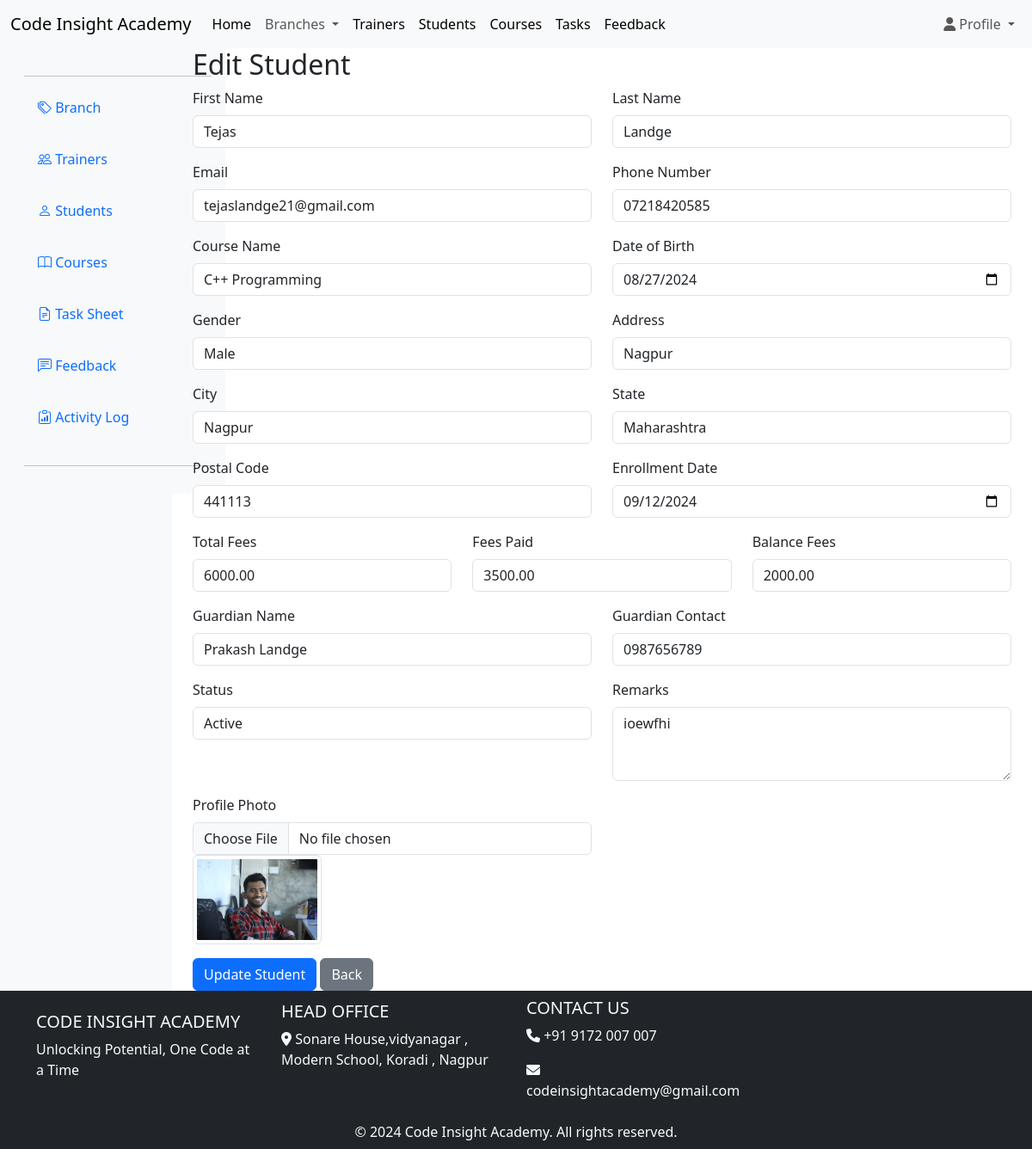
/edit/edit_student.php?id=4 (signed in), run on the app's committed database.
### tables this page shows
CREATE TABLE `students` (
  `student_id` int(11) NOT NULL,
  `first_name` varchar(100) DEFAULT NULL,
  `last_name` varchar(100) DEFAULT NULL,
  `email` varchar(255) DEFAULT NULL,
  `phone_number` varchar(20) DEFAULT NULL,
  `course_name` varchar(255) NOT NULL,
  `date_of_birth` date DEFAULT NULL,
  `gender` enum('male','female','other') DEFAULT NULL,
  `address` varchar(255) DEFAULT NULL,
  `city` varchar(100) DEFAULT NULL,
  `state` varchar(100) DEFAULT NULL,
  `postal_code` varchar(10) DEFAULT NULL,
  `enrollment_date` date DEFAULT NULL,
  `status` enum('active','inactive') DEFAULT NULL,
  `fees_paid` decimal(10,2) DEFAULT NULL,
  `total_fees` decimal(10,2) DEFAULT NULL,
  `balance_fees` decimal(10,2) DEFAULT NULL,
  `guardian_name` varchar(255) DEFAULT NULL,
  `guardian_contact` varchar(20) DEFAULT NULL,
  `profile` varchar(255) DEFAULT NULL,
  `remarks` text DEFAULT NULL
);

### edit/edit_student.php (the view, shortened to what this page needs)
<?php
include '../includes/header.php';
include '../superadmin/log_activity.php';
if (isset($_GET['id'])) {
    $student_id = $_GET['id'];
    $sql = "SELECT * FROM students WHERE student_id = '$student_id'";
    $result = mysqli_query($conn, $sql);
    $student = mysqli_fetch_assoc($result);
}
?>
<div class="container-fluid">
    <div class="row">
        <nav id="sidebar" class="col-md-3 d-none d-md-block col-lg-2 d-md-block bg-light fixed-top-10">
            <?php include '../includes/sidebar.php'; ?>
        </nav>
        <main class="col-md-9 ms-sm-auto col-lg-10 px-md-4">
            <h2>Edit Student</h2>
            <form action="" method="post" enctype="multipart/form-data">
                <div class="row mb-3">
                    <div class="col-md-6">
                        <label for="first_name" class="form-label">First Name</label>
                        <input type="text" class="form-control" id="first_name" name="first_name"
                            value="<?php echo $student['first_name']; ?>" required>
                    </div>
                    <div class="col-md-6">
                        <label for="last_name" class="form-label">Last Name</label>
                        <input type="text" class="form-control" id="last_name" name="last_name"
                            value="<?php echo $student['last_name']; ?>" required>
                    </div>
                </div>
                <div class="row mb-3">
                    <div class="col-md-6">
                        <label for="email" class="form-label">Email</label>
                        <input type="email" class="form-control" id="email" name="email"
                            value="<?php echo $student['email']; ?>" required>
                    </div>
                    <div class="col-md-6">
                        <label for="phone_number" class="form-label">Phone Number</label>
                        <input type="text" class="form-control" id="phone_number" name="phone_number"
                            value="<?php echo $student['phone_number']; ?>" required>
                    </div>
                </div>
                <div class="row mb-3">
                    <div class="col-md-6">
                        <label for="course_name" class="form-label">Course Name</label>
                        <input type="text" class="form-control" id="course_name" name="course_name"
                            value="<?php echo $student['course_name']; ?>" required>
                    </div>
                    <div class="col-md-6">
                        <label for="date_of_birth" class="form-label">Date of Birth</label>
                        <input type="date" class="form-control" id="date_of_birth" name="date_of_birth"
                            value="<?php echo $student['date_of_birth']; ?>" required>
                    </div>
                </div>
                <div class="row mb-3">
                    <div class="col-md-6">
                        <label for="gender" class="form-label">Gender</label>
                        <select class="form-control" id="gender" name="gender" required>
                            <option value="Male" <?php if ($student['gender'] == 'Male')
                                echo 'selected'; ?>>Male</option>
                        </select>
                    </div>
                    <div class="col-md-6">
                        <label for="address" class="form-label">Address</label>
                        <input type="text" class="form-control" id="address" name="address"
                            value="<?php echo $student['address']; ?>" required>
                    </div>
                </div>
                <div class="row mb-3">
                    <div class="col-md-6">
                        <label for="city" class="form-label">City</label>
                        <input type="text" class="form-control" id="city" name="city"
                            value="<?php echo $student['city']; ?>" required>
                    </div>
                    <div class="col-md-6">
                        <label for="state" class="form-label">State</label>
                        <input type="text" class="form-control" id="state" name="state"
                            value="<?php echo $student['state']; ?>" required>
                    </div>
                </div>
                <div class="row mb-3">
                    <div class="col-md-6">
                        <label for="postal_code" class="form-label">Postal Code</label>
                        <input type="text" class="form-control" id="postal_code" name="postal_code"
                            value="<?php echo $student['postal_code']; ?>" required>
                    </div>
                    <div class="col-md-6">
                        <label for="enrollment_date" class="form-label">Enrollment Date</label>
                        <input type="date" class="form-control" id="enrollment_date" name="enrollment_date"
                            value="<?php echo $student['enrollment_date']; ?>" required>
                    </div>
                </div>
                <div class="row mb-3">
                    <div class="col-md-4">
                        <label for="total_fees" class="form-label">Total Fees</label>
                        <input type="number" class="form-control" id="total_fees" name="total_fees"
                            value="<?php echo $student['total_fees']; ?>" required oninput="calculateBalance()">
                    </div>
                    <div class="col-md-4">
                        <label for="fees_paid" class="form-label">Fees Paid</label>
                        <input type="number" class="form-control" id="fees_paid" name="fees_paid"
                            value="<?php echo $student['fees_paid']; ?>" required oninput="calculateBalance()">
                    </div>
                    <div class="col-md-4">
                        <label for="balance_fees" class="form-label">Balance Fees</label>
                        <input type="number" class="form-control" id="balance_fees" name="balance_fees"
                            value="<?php echo $student['balance_fees']; ?>" required readonly>
                    </div>
                </div>
                <div class="row mb-3">
                    <div class="col-md-6">
                        <label for="guardian_name" class="form-label">Guardian Name</label>
                        <input type="text" class="form-control" id="guardian_name" name="guardian_name"
                            value="<?php echo $student['guardian_name']; ?>" required>
                    </div>
                    <div class="col-md-6">
                        <label for="guardian_contact" class="form-label">Guardian Contact</label>
                        <input type="text" class="form-control" id="guardian_contact" name="guardian_contact"
                            value="<?php echo $student['guardian_contact']; ?>" required>
                    </div>
                </div>
                <div class="row mb-3">
                    <div class="col-md-6">
                        <label for="status" class="form-label">Status</label>
                        <select class="form-control" id="status" name="status" required>
                            <option value="Active" <?php if ($student['status'] == 'Active')
                                echo 'selected'; ?>>Active
                            </option>
                        </select>
                    </div>
                    <div class="col-md-6">
                        <label for="remarks" class="form-label">Remarks</label>
                        <textarea class="form-control" id="remarks" name="remarks" rows="3"
                            required><?php echo $student['remarks']; ?></textarea>
                    </div>
                </div>
                <div class="row mb-3">
                    <div class="col-md-6">
                        <label for="profile" class="form-label">Profile Photo</label>
                        <input type="file" class="form-control" id="profile" name="profile">
                        <?php if (!empty($student['profile'])): ?>
                            <img src="../student_profile/<?php echo $student['profile']; ?>" alt="Profile Photo"
                                class="img-thumbnail" width="150">
                        <?php endif; ?>
                    </div>
                </div>
                <button type="submit" class="btn btn-primary">Update Student</button>
                <a href="../superadmin/students.php" class="btn btn-secondary">Back</a>
            </form>
        </main>
    </div>
</div>
<?php include '../includes/footer.php'; ?>

### data on the page
students: first_name "Tejas", last_name "Landge", email "tejaslandge21@gmail.com", phone_number "07218420585", course_name "C++ Programming", date_of_birth "08/27/2024", address "Nagpur", city "Nagpur", state "Maharashtra", postal_code "441113", enrollment_date "09/12/2024", total_fees "6000.00", fees_paid "3500.00", balance_fees "2000.00", guardian_name "Prakash Landge", guardian_contact "0987656789", remarks "ioewfhi", profile (picture)
